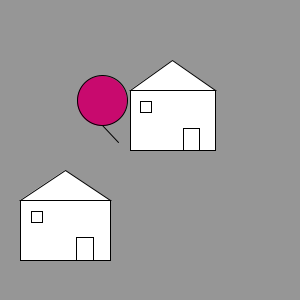
Frame 1 (no input)
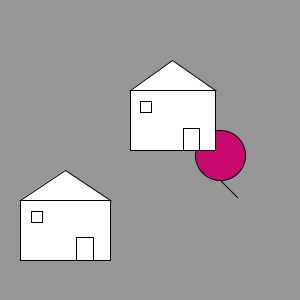
Frame 60 (the mouse pressed at the canvas centre just before this capture)
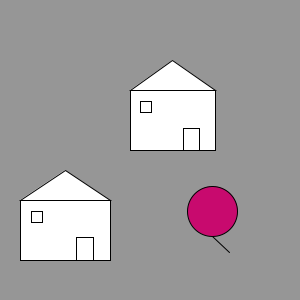
Frame 120 (the mouse held since frame 60 and released just before this capture)

The Processing sketch that drew these frames (run headless with seeded random() and noise(); from frame 60 on, the mouse is pressed at the canvas centre):

// Processing sketch: processing_183289
// ── processing_183289.pde

//int x =0;
float speed = (random(.2,3));
float speedY =(random(.2,3));
float w=width;
float h = height;
float balloonX=100;
float balloonY=100;
float balloonW=50; //balloon width
float balloonH = 50; //balloon height


//int getRandomColor() {
//return color(random(110, 255), random(255), random(255));
//}

void setup() {
  size(300, 300);
} 
void draw() {
  background(150);   
  move();
  //lineE=(balloonX+balloonW/3);
  displayHouse();
    if (balloonX < 0) {
    }
    //(balloonX+speed);
    if (balloonX+balloonW/2 > width || balloonX-balloonW/2   < 0) {
      speed = speed * (-1);
    }
        if (balloonY < 0) {
    }

    if (balloonY+balloonH/2 > height || balloonY-balloonH/2  < 0) {
      speedY = speedY * (-1);
    }
  displayBalloon();

  
  //}
  // else if(balloonX>width); 
  //  {(balloonX-1);
  //}
  displayHouse2();
  }



  void displayBalloon() {
    int c = color(200, 10, 110);

    fill(c);                           //(getRandomColor()); //balloon color
    ellipseMode(CENTER);
    ellipse(balloonX, balloonY, balloonW, balloonH);
    line(balloonX, balloonY+balloonH/2, balloonX+balloonW/3, balloonY+balloonH/2+balloonW/3);
  }

  void move() {
    balloonX = balloonX+ speed;
    balloonY = balloonY + speedY;
  }
  void displayHouse() {
    fill(255);
    float topY = 200;
    float topX = 20;
    float houseW =90;
    float houseH = 90;
    //float doorX =houseW*5/8));
    float doorY =(houseH-(houseW*3/4));
    rect(topX, topY, houseW, houseH-houseH*1/3); //main house 
    rect(topX+houseW*5/8, topY+houseH*3/4-houseH/3, houseW*3/16, houseH/4);  //door 60-22
    triangle(topX, topY, topX+houseW/2, topY-houseH/3, topX+houseW, topY);
    rect(topX+houseW*1/8, topY+houseH/8, houseW/8, houseH/8);  //window
  }
  void displayHouse2() {
    fill(255);
    float topY = 90;
    float topX = 130;
    float houseW =85;
    float houseH = 90;
    //float doorX =houseW*5/8));
    float doorY =(houseH-(houseW*3/4));
    rect(topX, topY, houseW, houseH-houseH*1/3); //main house 
    rect(topX+houseW*5/8, topY+60-22, houseW*3/16, houseH/4);  //door
    triangle(topX, topY, topX+houseW/2, topY-houseH/3, topX+houseW, topY);
    rect(topX+houseW*1/8, topY+houseH/8, houseW/8, houseH/8);  //window
  }
